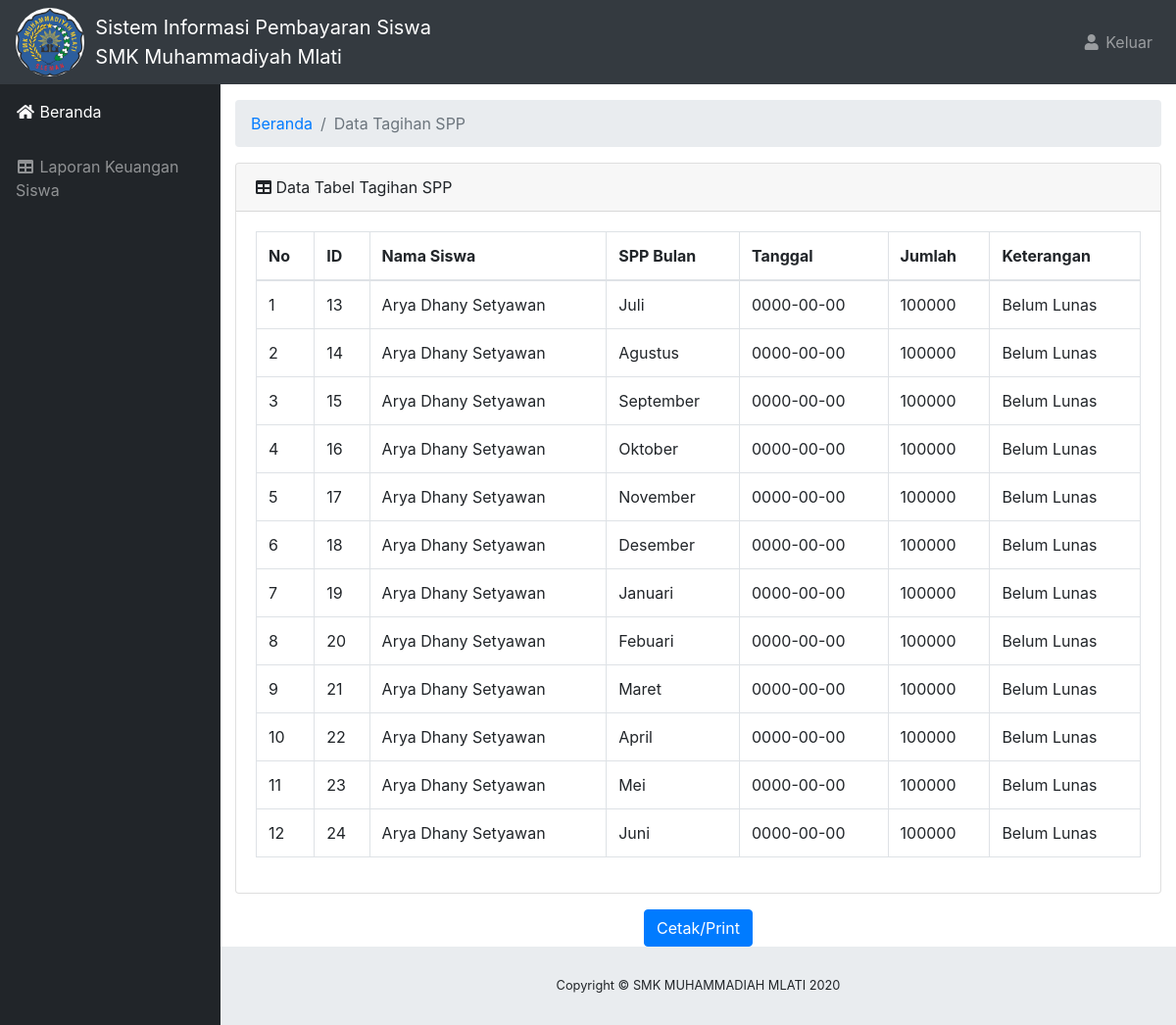
Screenshot of /beranda.php?halaman=siswalaporanspp&nis=2789 (signed in) with the database file from the repository.
### tables this page shows
CREATE TABLE `tb_tag_spp` (
  `id_tag_spp` int(11) NOT NULL,
  `id_detail_spp` int(11) NOT NULL,
  `nis` varchar(10) NOT NULL,
  `keterangan` varchar(20) NOT NULL DEFAULT 'Belum Lunas',
  `tgl` date NOT NULL
);

CREATE TABLE `tb_siswa` (
  `id_siswa` int(11) NOT NULL,
  `nis` varchar(10) NOT NULL,
  `nama_siswa` varchar(50) NOT NULL,
  `password` varchar(50) NOT NULL,
  `jenkel_siswa` enum('L','P') NOT NULL,
  `id_kelas` int(11) NOT NULL,
  `id_jurusan` int(11) NOT NULL
);

CREATE TABLE `detail_tag_spp` (
  `id_detail_spp` int(11) NOT NULL,
  `nama_bulan` varchar(50) NOT NULL,
  `jumlah` varchar(20) NOT NULL
);

### aplikasi/siswa/siswalaporan/siswalaporan_spp.php (the view, shortened to what this page needs)
 <div id="content-wrapper">
    <div class="container-fluid">
      <ol class="breadcrumb">
        <li class="breadcrumb-item">
          <a href="beranda.php">Beranda</a>
        </li>
        <li class="breadcrumb-item active">Data Tagihan SPP</li>
      </ol>
      <div class="card mb-3">
        <div class="card-header">
          <i class="fas fa-table"></i>
          Data Tabel Tagihan SPP</div>
        <div class="card-body">
          <div class="table-responsive">
            <table class="table table-bordered" width="100%" cellspacing="0">
              <thead>
                <tr>
                  <th>No</th>
                  <th>ID</th>
                  <th>Nama Siswa</th>
                  <th>SPP Bulan</th>
                  <th>Tanggal</th>
                  <th>Jumlah</th>
                  <th>Keterangan</th>
                </tr>
              </thead>
              <tbody>
              <?php
              $no=1;
              $Querytampil = mysqli_query($konek,"SELECT a.id_tag_spp, a.nis, a.keterangan,a.tgl,c.`nama_bulan`,c.`jumlah`,b.`nama_siswa`
              FROM tb_tag_spp a
              LEFT JOIN `tb_siswa` b ON a.`nis`=b.`nis`
              LEFT JOIN `detail_tag_spp` c ON a.`id_detail_spp`=c.`id_detail_spp`
              WHERE a.nis='$_GET[nis]'");
              while ($tampiltabel  = mysqli_fetch_array($Querytampil)) {
              $varId            = $tampiltabel['id_tag_spp'];
              $varKeterangan    = $tampiltabel['keterangan'];
              $varTgl           = $tampiltabel['tgl'];
              $varBulan         = $tampiltabel['nama_bulan'];
              $varJumlah        = $tampiltabel['jumlah'];
              $varNama          = $tampiltabel['nama_siswa'];
              ?>
              <tr>
                <td><?php echo $no ?></td>
                <td><?php echo $varId ?></td>
                <td><?php echo $varNama ?></td>
                <td><?php echo $varBulan ?></td>
                <td><?php echo $varTgl ?></td>
                <td><?php echo $varJumlah ?></td>
                <td><?php echo $varKeterangan ?></td>
              </tr>
              <?php
              $no++;}
              ?>
              </tbody>
            </table>
          </div>
        </div>
      </div>
      <center>
        <a href="#" class="btn btn-primary" onclick="window.print();"> Cetak/Print </a>
      </center>
    </div>
  </div>
</div>

### css/sb-admin.css (style rules this page uses)
html { position: relative; min-height: 100%; }
body { height: 100%; }
#wrapper #content-wrapper { overflow-x: hidden; width: 100%; padding-top: 1rem; padding-bottom: 80px; }
:root { --input-padding-x: 0.75rem; --input-padding-y: 0.75rem; }

### rows the page displays
tb_tag_spp: id_tag_spp "13", tb_siswa.nama_siswa "Arya Dhany Setyawan", id_detail_spp.nama_bulan "Juli", tgl "0000-00-00", id_detail_spp.jumlah "100000", keterangan "Belum Lunas"
tb_tag_spp: id_tag_spp "14", tb_siswa.nama_siswa "Arya Dhany Setyawan", id_detail_spp.nama_bulan "Agustus", tgl "0000-00-00", id_detail_spp.jumlah "100000", keterangan "Belum Lunas"
tb_tag_spp: id_tag_spp "15", tb_siswa.nama_siswa "Arya Dhany Setyawan", id_detail_spp.nama_bulan "September", tgl "0000-00-00", id_detail_spp.jumlah "100000", keterangan "Belum Lunas"
tb_tag_spp: id_tag_spp "16", tb_siswa.nama_siswa "Arya Dhany Setyawan", id_detail_spp.nama_bulan "Oktober", tgl "0000-00-00", id_detail_spp.jumlah "100000", keterangan "Belum Lunas"
tb_tag_spp: id_tag_spp "17", tb_siswa.nama_siswa "Arya Dhany Setyawan", id_detail_spp.nama_bulan "November", tgl "0000-00-00", id_detail_spp.jumlah "100000", keterangan "Belum Lunas"
tb_tag_spp: id_tag_spp "18", tb_siswa.nama_siswa "Arya Dhany Setyawan", id_detail_spp.nama_bulan "Desember", tgl "0000-00-00", id_detail_spp.jumlah "100000", keterangan "Belum Lunas"
tb_tag_spp: id_tag_spp "19", tb_siswa.nama_siswa "Arya Dhany Setyawan", id_detail_spp.nama_bulan "Januari", tgl "0000-00-00", id_detail_spp.jumlah "100000", keterangan "Belum Lunas"
tb_tag_spp: id_tag_spp "20", tb_siswa.nama_siswa "Arya Dhany Setyawan", id_detail_spp.nama_bulan "Febuari", tgl "0000-00-00", id_detail_spp.jumlah "100000", keterangan "Belum Lunas"
tb_tag_spp: id_tag_spp "21", tb_siswa.nama_siswa "Arya Dhany Setyawan", id_detail_spp.nama_bulan "Maret", tgl "0000-00-00", id_detail_spp.jumlah "100000", keterangan "Belum Lunas"
tb_tag_spp: id_tag_spp "22", tb_siswa.nama_siswa "Arya Dhany Setyawan", id_detail_spp.nama_bulan "April", tgl "0000-00-00", id_detail_spp.jumlah "100000", keterangan "Belum Lunas"
tb_tag_spp: id_tag_spp "23", tb_siswa.nama_siswa "Arya Dhany Setyawan", id_detail_spp.nama_bulan "Mei", tgl "0000-00-00", id_detail_spp.jumlah "100000", keterangan "Belum Lunas"
tb_tag_spp: id_tag_spp "24", tb_siswa.nama_siswa "Arya Dhany Setyawan", id_detail_spp.nama_bulan "Juni", tgl "0000-00-00", id_detail_spp.jumlah "100000", keterangan "Belum Lunas"
